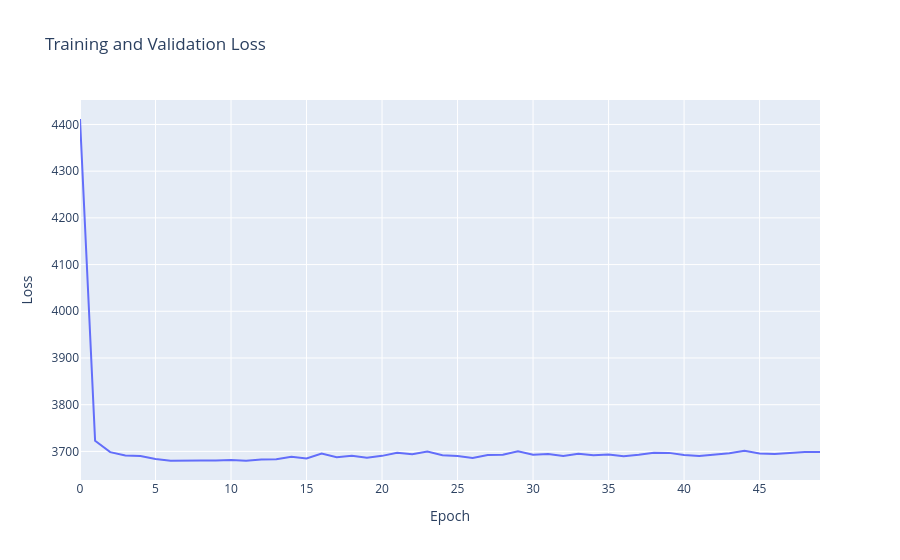

Notebook code cell kept with this figure:
### Code cell
losses = model.losses.cpu().detach().numpy()
go.Figure(
    data=[
        go.Scatter(
            x=list(range(len(losses))),
            y=losses,
            name="Train Loss",
            mode="lines",
        ),
    ],
    layout=go.Layout(
        title="Training and Validation Loss",
        xaxis=dict(title="Epoch"),
        yaxis=dict(title="Loss"),
    ),
)

### Figure 1 — Plotly figure (JSON) as saved in the notebook; plotly's stock layout.template omitted (floating-point values rounded to 4 significant figures)
{"data": [{"mode": "lines", "name": "Train Loss", "type": "scatter", "x": [0, 1, 2, 3, 4, 5, 6, 7, 8, 9, 10, 11, 12, 13, 14, 15, 16, 17, 18, 19, 20, 21, 22, 23, 24, 25, 26, 27, 28, 29, 30, 31, 32, 33, 34, 35, 36, 37, 38, 39, 40, 41, 42, 43, 44, 45, 46, 47, 48, 49], "y": [4412.0, 3723.0, 3698.0, 3691.0, 3690.0, 3684.0, 3680.0, 3679.0, 3680.0, 3681.0, 3682.0, 3680.0, 3683.0, 3683.0, 3689.0, 3685.0, 3696.0, 3687.0, 3691.0, 3686.0, 3690.0, 3697.0, 3694.0, 3700.0, 3692.0, 3690.0, 3686.0, 3692.0, 3693.0, 3700.0, 3693.0, 3694.0, 3690.0, 3695.0, 3692.0, 3693.0, 3690.0, 3693.0, 3697.0, 3697.0, 3692.0, 3690.0, 3693.0, 3696.0, 3701.0, 3696.0, 3695.0, 3697.0, 3699.0, 3699.0]}], "layout": {"title": {"text": "Training and Validation Loss"}, "xaxis": {"title": {"text": "Epoch"}}, "yaxis": {"title": {"text": "Loss"}}}}
